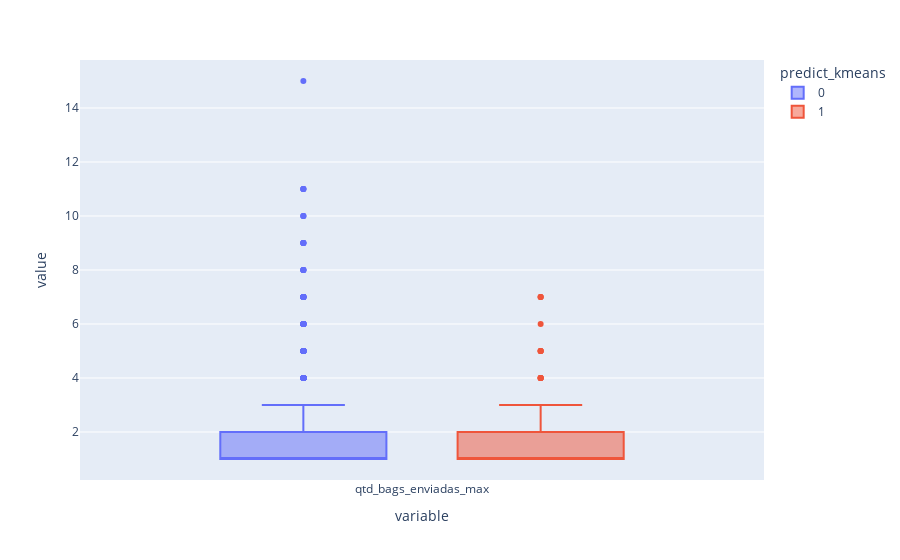

The code cell stored with this chart in its notebook:
### Code cell
fig = px.box(df_filtrado, y=['qtd_bags_enviadas_max'], color='predict_kmeans')
fig.show()

### Figure 1 — Plotly figure (JSON) as saved in the notebook; plotly's stock layout.template omitted (floating-point values rounded to 4 significant figures; data arrays with more than 128 entries replaced by an {"elided": "..."} marker saying what was removed)
{"data": [{"alignmentgroup": "True", "hovertemplate": "predict_kmeans=0<br>variable=%{x}<br>value=%{y}<extra></extra>", "legendgroup": "0", "marker": {"color": "#636efa"}, "name": "0", "notched": false, "offsetgroup": "0", "orientation": "v", "showlegend": true, "type": "box", "x": {"elided": "1138 str values"}, "x0": " ", "xaxis": "x", "y": {"elided": "1138 int values"}, "y0": " ", "yaxis": "y"}, {"alignmentgroup": "True", "hovertemplate": "predict_kmeans=1<br>variable=%{x}<br>value=%{y}<extra></extra>", "legendgroup": "1", "marker": {"color": "#EF553B"}, "name": "1", "notched": false, "offsetgroup": "1", "orientation": "v", "showlegend": true, "type": "box", "x": {"elided": "131 str values"}, "x0": " ", "xaxis": "x", "y": {"elided": "131 int values"}, "y0": " ", "yaxis": "y"}], "layout": {"boxmode": "group", "legend": {"title": {"text": "predict_kmeans"}, "tracegroupgap": 0}, "margin": {"t": 60}, "xaxis": {"anchor": "y", "domain": [0, 1], "title": {"text": "variable"}}, "yaxis": {"anchor": "x", "domain": [0, 1], "title": {"text": "value"}}}}
